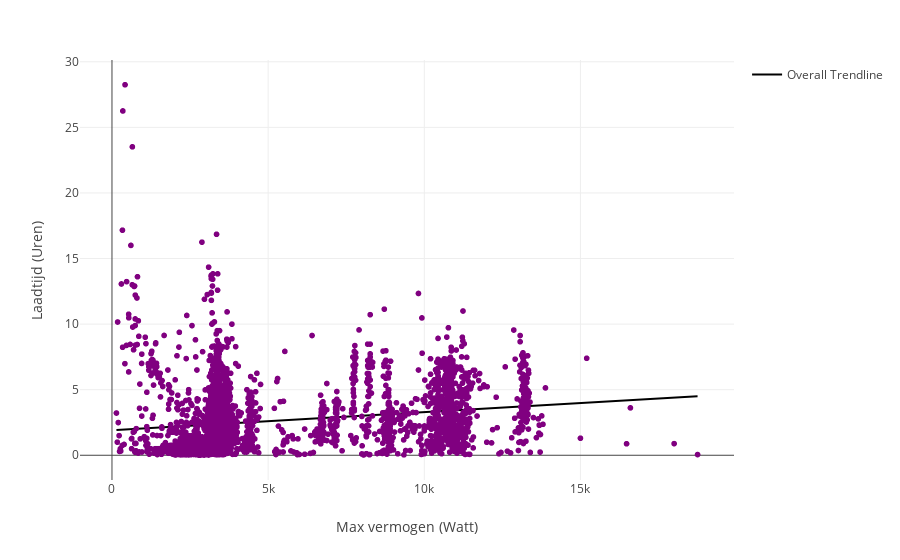

Here is the notebook cell this chart was saved with:
### Code cell
import streamlit as st
import pandas as pd
import matplotlib.pyplot as plt
import numpy as np
import plotly.express as px
import plotly.figure_factory as ff

fig = px.scatter(laadpaal_cleaned, x="MaxPower", y="ChargeTime", labels={"MaxPower": "Max vermogen (Watt)", "ChargeTime": "Laadtijd (Uren)"}, trendline="ols", trendline_scope="overall")

fig.update_traces(marker=dict(color='purple'), line=dict(color='black'))

fig.show()

### Figure 1 — Plotly figure (JSON) as saved in the notebook; plotly's stock layout.template omitted (floating-point values rounded to 4 significant figures; data arrays with more than 128 entries replaced by an {"elided": "..."} marker saying what was removed)
{"data": [{"hovertemplate": "Max vermogen (Watt)=%{x}<br>Laadtijd (Uren)=%{y}<extra></extra>", "legendgroup": "", "line": {"color": "black"}, "marker": {"color": "purple", "symbol": "circle"}, "mode": "markers", "name": "", "showlegend": false, "type": "scattergl", "x": {"elided": "10021 int values"}, "xaxis": "x", "y": {"elided": "10021 float values"}, "yaxis": "y"}, {"hovertemplate": "<b>OLS trendline</b><br>ChargeTime = 0.000137675 * MaxPower + 1.91608<br>R<sup>2</sup>=0.035997<br><br>Max vermogen (Watt)=%{x}<br>Laadtijd (Uren)=%{y} <b>(trend)</b><extra></extra>", "legendgroup": "Overall Trendline", "line": {"color": "black"}, "marker": {"color": "purple"}, "mode": "lines", "name": "Overall Trendline", "showlegend": true, "type": "scatter", "x": {"elided": "10021 int values"}, "xaxis": "x", "y": {"elided": "10021 float values"}, "yaxis": "y"}], "layout": {"legend": {"tracegroupgap": 0}, "margin": {"t": 60}, "xaxis": {"anchor": "y", "domain": [0, 1], "title": {"text": "Max vermogen (Watt)"}}, "yaxis": {"anchor": "x", "domain": [0, 1], "title": {"text": "Laadtijd (Uren)"}}}}
